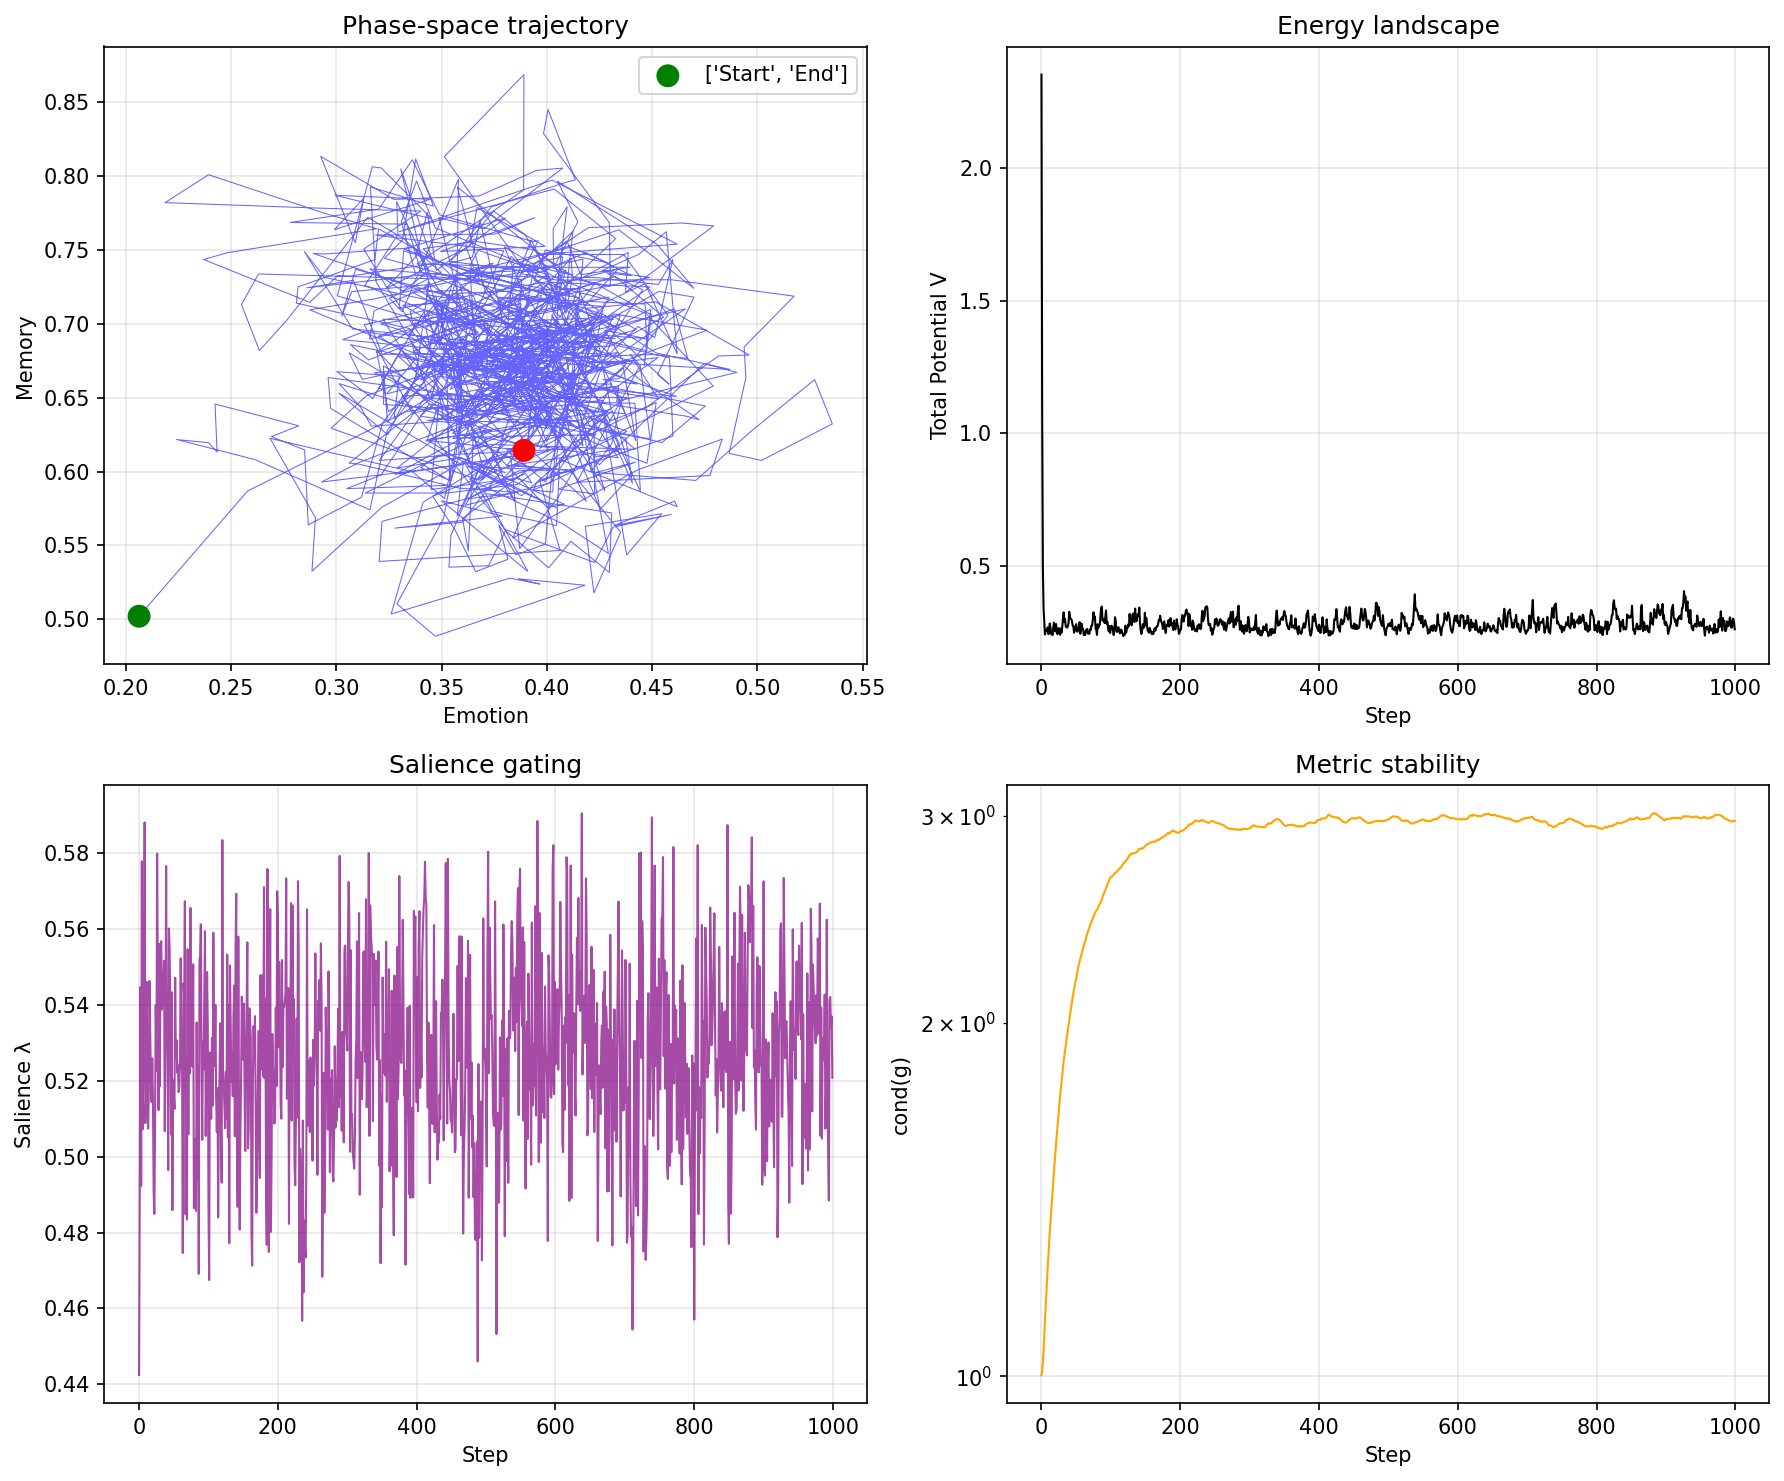

The Python source for this figure:
"""Basic simulation example: 1000-step trajectory through awareness manifold"""
import sys
sys.path.insert(0, '..')
import numpy as np
import matplotlib.pyplot as plt
from geometry_of_awareness import GeometryOfAwareness

# Initialize and run simulation
model = GeometryOfAwareness(trust_base=0.65, seed=42)
x = np.random.uniform(-0.3, 0.3, model.n)

for step in range(1000):
    x, lam, cond = model.step(x)

# Plot results
fig, axes = plt.subplots(2, 2, figsize=(12, 10))

# Trajectory in (Emotion, Memory, Belief) space
traj = np.array(model.history['x'])
axes[0, 0].plot(traj[:, 0], traj[:, 1], 'b-', alpha=0.6, linewidth=0.5)
axes[0, 0].scatter(*traj[[0, -1], :2].T, c=['g', 'r'], s=100, zorder=5, label=['Start', 'End'])
axes[0, 0].set_xlabel('Emotion'); axes[0, 0].set_ylabel('Memory')
axes[0, 0].legend(); axes[0, 0].grid(True, alpha=0.3)
axes[0, 0].set_title('Phase-space trajectory')

# Potential energy
axes[0, 1].plot(model.history['V'], 'k-', linewidth=1)
axes[0, 1].set_xlabel('Step'); axes[0, 1].set_ylabel('Total Potential V')
axes[0, 1].grid(True, alpha=0.3); axes[0, 1].set_title('Energy landscape')

# Salience (learning rate modulation)
axes[1, 0].plot(model.history['lambda'], 'purple', linewidth=1, alpha=0.7)
axes[1, 0].set_xlabel('Step'); axes[1, 0].set_ylabel('Salience λ')
axes[1, 0].grid(True, alpha=0.3); axes[1, 0].set_title('Salience gating')

# Metric condition number
axes[1, 1].semilogy(model.history['cond_g'], 'orange', linewidth=1)
axes[1, 1].set_xlabel('Step'); axes[1, 1].set_ylabel('cond(g)')
axes[1, 1].grid(True, alpha=0.3); axes[1, 1].set_title('Metric stability')

plt.tight_layout()
plt.savefig('basic_simulation.png', dpi=150, bbox_inches='tight')
plt.show()

print(f"Final state: {x}")
print(f"Metric condition: {model.get_condition_number():.3f}")
